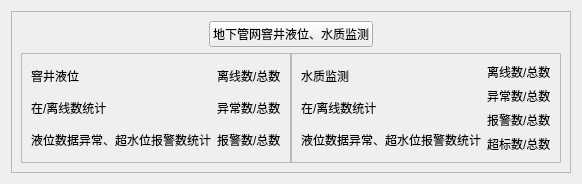
           <widget class="QWidget" name="page_5">
            <layout class="QGridLayout" name="gridLayout_13">
             <item row="0" column="0">
              <layout class="QHBoxLayout" name="horizontalLayout_20">
               <item>
                <widget class="QFrame" name="frame_5">
                 <property name="frameShape">
                  <enum>QFrame::StyledPanel</enum>
                 </property>
                 <property name="frameShadow">
                  <enum>QFrame::Raised</enum>
                 </property>
                 <layout class="QGridLayout" name="gridLayout_16" rowstretch="1,10">
                  <item row="1" column="0">
                   <layout class="QHBoxLayout" name="horizontalLayout_17">
                    <property name="spacing">
                     <number>0</number>
                    </property>
                    <item>
                     <widget class="QFrame" name="frame_6">
                      <property name="frameShape">
                       <enum>QFrame::StyledPanel</enum>
                      </property>
                      <property name="frameShadow">
                       <enum>QFrame::Raised</enum>
                      </property>
                      <layout class="QGridLayout" name="gridLayout_14">
                       <item row="0" column="0">
                        <layout class="QHBoxLayout" name="horizontalLayout_16">
                         <item>
                          <layout class="QVBoxLayout" name="verticalLayout_12">
                           <item>
                            <widget class="QLabel" name="label_61">
                             <property name="text">
                              <string>窨井液位</string>
                             </property>
                            </widget>
                           </item>
                           <item>
                            <widget class="QLabel" name="label_58">
                             <property name="text">
                              <string>在/离线数统计</string>
                             </property>
                            </widget>
                           </item>
                           <item>
                            <widget class="QLabel" name="label_59">
                             <property name="text">
                              <string>液位数据异常、超水位报警数统计</string>
                             </property>
                            </widget>
                           </item>
                          </layout>
                         </item>
                         <item>
                          <layout class="QVBoxLayout" name="verticalLayout_10">
                           <item>
                            <widget class="QLabel" name="label_64">
                             <property name="text">
                              <string>离线数/总数</string>
                             </property>
                            </widget>
                           </item>
                           <item>
                            <widget class="QLabel" name="label_65">
                             <property name="text">
                              <string>异常数/总数</string>
                             </property>
                            </widget>
                           </item>
                           <item>
                            <widget class="QLabel" name="label_66">
                             <property name="text">
                              <string>报警数/总数</string>
                             </property>
                            </widget>
                           </item>
                          </layout>
                         </item>
                        </layout>
                       </item>
                      </layout>
                     </widget>
                    </item>
                    <item>
                     <widget class="QFrame" name="frame_7">
                      <property name="frameShape">
                       <enum>QFrame::StyledPanel</enum>
                      </property>
                      <property name="frameShadow">
                       <enum>QFrame::Raised</enum>
                      </property>
                      <layout class="QGridLayout" name="gridLayout_15">
                       <item row="0" column="0">
                        <layout class="QHBoxLayout" name="horizontalLayout_15">
                         <item>
                          <layout class="QVBoxLayout" name="verticalLayout_13">
                           <item>
                            <widget class="QLabel" name="label_62">
                             <property name="text">
                              <string>水质监测</string>
                             </property>
                            </widget>
                           </item>
                           <item>
                            <widget class="QLabel" name="label_63">
                             <property name="text">
                              <string>在/离线数统计</string>
                             </property>
                            </widget>
                           </item>
                           <item>
                            <widget class="QLabel" name="label_60">
                             <property name="text">
                              <string>液位数据异常、超水位报警数统计</string>
                             </property>
                            </widget>
                           </item>
                          </layout>
                         </item>
                         <item>
                          <layout class="QVBoxLayout" name="verticalLayout_11">
                           <item>
                            <widget class="QLabel" name="label_67">
                             <property name="text">
                              <string>离线数/总数</string>
                             </property>
                            </widget>
                           </item>
                           <item>
                            <widget class="QLabel" name="label_68">
                             <property name="text">
                              <string>异常数/总数</string>
                             </property>
                            </widget>
                           </item>
                           <item>
                            <widget class="QLabel" name="label_69">
                             <property name="text">
                              <string>报警数/总数</string>
                             </property>
                            </widget>
                           </item>
                           <item>
                            <widget class="QLabel" name="label_70">
                             <property name="text">
                              <string>超标数/总数</string>
                             </property>
                            </widget>
                           </item>
                          </layout>
                         </item>
                        </layout>
                       </item>
                      </layout>
                     </widget>
                    </item>
                   </layout>
                  </item>
                  <item row="0" column="0">
                   <layout class="QHBoxLayout" name="horizontalLayout_23">
                    <item>
                     <spacer name="horizontalSpacer_26">
                      <property name="orientation">
                       <enum>Qt::Horizontal</enum>
                      </property>
                      <property name="sizeHint" stdset="0">
                       <size>
                        <width>40</width>
                        <height>20</height>
                       </size>
                      </property>
                     </spacer>
                    </item>
                    <item>
                     <widget class="QPushButton" name="pushButton_8">
                      <property name="text">
                       <string>地下管网窨井液位、水质监测</string>
                      </property>
                     </widget>
                    </item>
                    <item>
                     <spacer name="horizontalSpacer_27">
                      <property name="orientation">
                       <enum>Qt::Horizontal</enum>
                      </property>
                      <property name="sizeHint" stdset="0">
                       <size>
                        <width>40</width>
                        <height>20</height>
                       </size>
                      </property>
                     </spacer>
                    </item>
                   </layout>
                  </item>
                 </layout>
                </widget>
               </item>
              </layout>
             </item>
            </layout>
           </widget>
